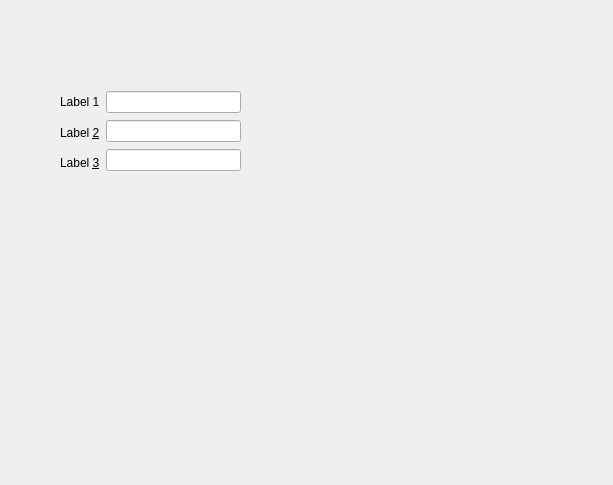
<?xml version="1.0" encoding="UTF-8"?>
<ui version="4.0">
 <class>Form</class>
 <widget class="QWidget" name="Form">
  <property name="geometry">
   <rect>
    <x>0</x>
    <y>0</y>
    <width>613</width>
    <height>485</height>
   </rect>
  </property>
  <property name="windowTitle">
   <string>Form</string>
  </property>
  <widget class="QWidget" name="">
   <property name="geometry">
    <rect>
     <x>60</x>
     <y>90</y>
     <width>181</width>
     <height>85</height>
    </rect>
   </property>
   <layout class="QHBoxLayout" name="horizontalLayout">
    <item>
     <layout class="QVBoxLayout" name="verticalLayout">
      <item>
       <widget class="QLabel" name="label">
        <property name="text">
         <string>Label 1</string>
        </property>
       </widget>
      </item>
      <item>
       <widget class="QLabel" name="label_3">
        <property name="text">
         <string>Label &amp;2</string>
        </property>
        <property name="buddy">
         <cstring>lineEdit_2</cstring>
        </property>
       </widget>
      </item>
      <item>
       <widget class="QLabel" name="label_2">
        <property name="text">
         <string>Label &amp;3</string>
        </property>
        <property name="buddy">
         <cstring>lineEdit_3</cstring>
        </property>
       </widget>
      </item>
     </layout>
    </item>
    <item>
     <layout class="QVBoxLayout" name="verticalLayout_2">
      <item>
       <widget class="QLineEdit" name="lineEdit"/>
      </item>
      <item>
       <widget class="QLineEdit" name="lineEdit_2"/>
      </item>
      <item>
       <widget class="QLineEdit" name="lineEdit_3"/>
      </item>
     </layout>
    </item>
   </layout>
  </widget>
 </widget>
 <resources/>
 <connections/>
</ui>
